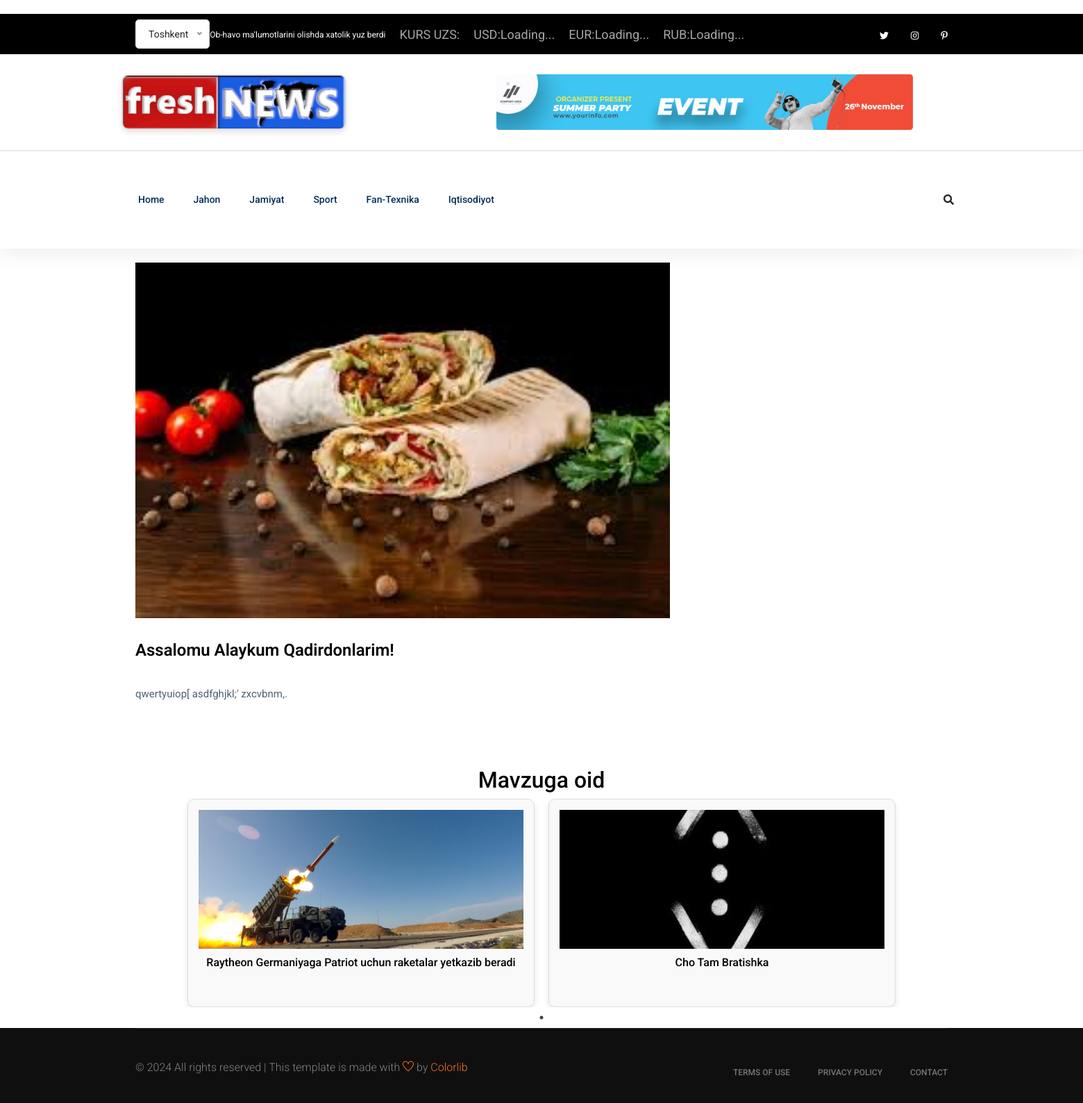
The app's page /latestnew/7 with its own data.
### app/models.py (models this page shows, shortened)
class LatestNews(models.Model):
    category = models.ForeignKey(Category, on_delete=models.CASCADE)
    title = models.CharField(max_length=100)
    content = models.TextField()
    image = models.ImageField(upload_to='latest_news/', blank=True, null=True)
    date = models.DateTimeField(auto_now_add=True)

### app/views.py (the view)
# urls.py: path('latestnew/<int:pk>', LatestNewsDetails.as_view(), name='latestnew'),
class LatestNewsDetails(View):
    def get(self, request, pk):
        latest_news = LatestNews.objects.get(pk=pk)
        related_latest= LatestNews.objects.filter(category=latest_news.category_id).exclude(pk=pk)
        context = {
            'latest_news': latest_news,
            'related_latest':related_latest
        }
        return render(request, 'yangilik_detail.html',context=context)

### templates/yangilik_detail.html (shortened to what this page needs)
{% extends "base.html" %}
{% block content %}
<link rel="stylesheet" type="text/css" href="https://cdn.jsdelivr.net/npm/slick-carousel@1.8.1/slick/slick.css"/>
<link rel="stylesheet" type="text/css" href="https://cdn.jsdelivr.net/npm/slick-carousel@1.8.1/slick/slick-theme.css"/>
 <main>
      <div class="about-area">
    <div class="container">
        <div class="row">
            <div class="col-lg-8">
                <div class="about-right mb-90">
                    <div class="about-img">
                        <img src="{{ latest_news.image.url }}" alt="">
                    </div>
                    <div class="section-tittle mb-30 pt-30">
                        <h3>{{ latest_news.title }}</h3>
                    </div>
                    <div class="about-prea">
                        <p class="about-pera1 mb-25">{{ latest_news.content }}</p>
                    </div>
                </div>
            </div>
        </div>
    </div>
</div>
     <h2 style="text-align:center">Mavzuga oid</h2>
     <div class="related-posts-slider">
    {% for i in related_latest %}
        <div class="related-post">
            <img src="{{ i.image.url }}" alt="{{ i.title }}">
            <h4><a href="{% url 'latestnew' pk=i.pk %}">{{ i.title }}</a></h4>
        </div>
    {% endfor %}
</div>
{% endblock %}

### templates/base.html (style rules this page uses)
body { font-family: Arial, sans-serif; margin: 0; padding: 0; background-color: #f4f4f4; }

### templates/yangilik_detail.html (style rules this page uses)
.related-post { text-align: center; margin: 0 10px; border: 1px solid #ddd; padding: 15px; border-radius: 10px; background-color: #f9f9f9; box-shadow: 0 4px 8px rgba(0, 0, 0, 0.1); width: 250px; height: 300px; display: inline-block; vertical-align: top; }
.related-post img { width: 100%; height: 200px; object-fit: cover; margin-bottom: 10px; }
.related-post h4 { font-size: 1rem; margin: 10px 0 5px; }

### records on screen
LatestNews: image (picture), title "Assalomu Alaykum Qadirdonlarim!", content "qwertyuiop[ asdfghjkl;' zxcvbnm,."
LatestNews: image (picture), title "Raytheon Germaniyaga Patriot uchun raketalar yetkazib beradi"
LatestNews: image (picture), title "Cho Tam Bratishka"
